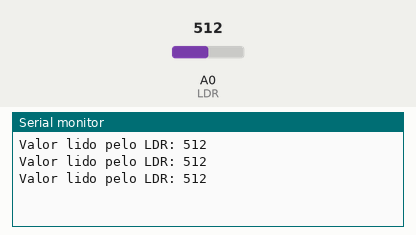
The sketch below on a simulated Arduino Uno, built with avr-gcc and run on an emulated ATmega328P. Parts: the last lines printed to the serial monitor. The inputs (shaded band) are chosen by the test bench; at power-on: A0 (LDR) = 512.

Above: at 1.3 s.
1.4 s: A0 (LDR) set to 716
At 1.9 s:
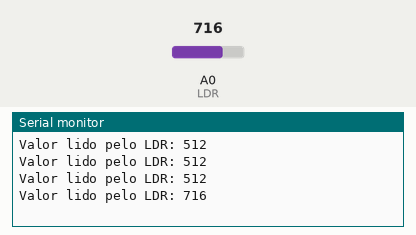
2.9 s: A0 (LDR) set to 900
At 3.4 s:
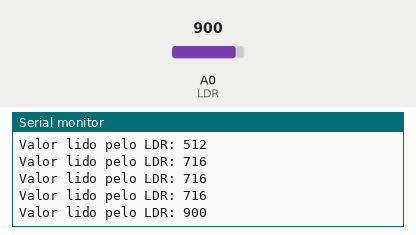
Timing chart, 0 to 5.9 s (numbered marks = the images above; inputs shaded):
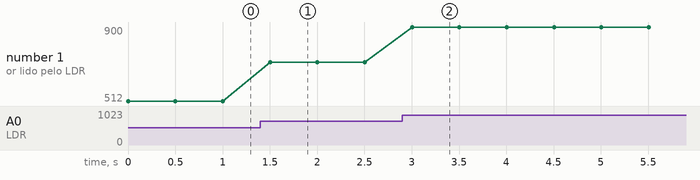

Measured:
- after the input at 1.4 s, the serial monitor: prints a new line after 0.10 s (image 1)
- after the input at 2.9 s, the serial monitor: prints a new line after 0.10 s (image 2)
- plotted number 1: 512 → 716 after the input at 1.4 s, 716 → 900 after the input at 2.9 s

The sketch:

calibrarLDR.ino
```cpp
const int LDR = 0;
int valorLido = 0;

void setup(){
Serial.begin(9600);
}

void loop(){
valorLido = analogRead(LDR);
Serial.print("Valor lido pelo LDR: ");
Serial.println(valorLido);
delay(500);
}
```
